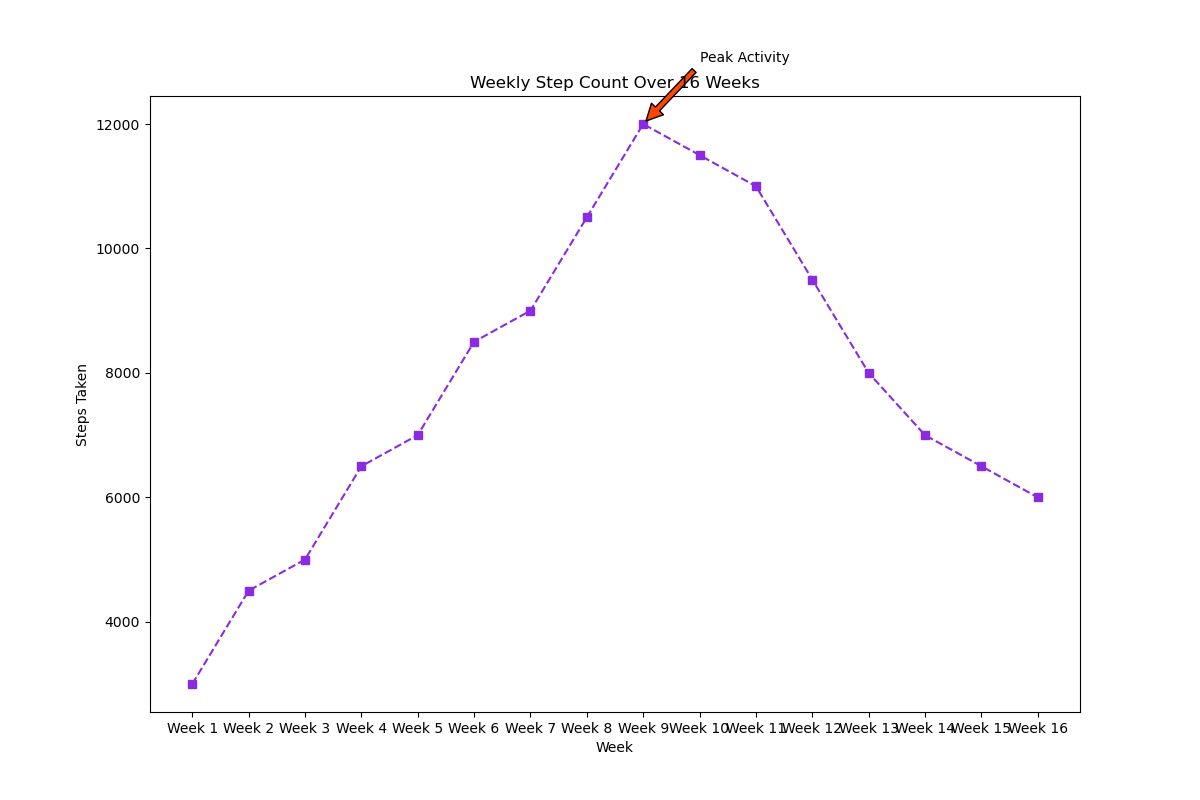

Here is the Python script that generated this plot:

import matplotlib.pyplot as plt

# Data points
weeks = ["Week 1", "Week 2", "Week 3", "Week 4", "Week 5", "Week 6",
         "Week 7", "Week 8", "Week 9", "Week 10", "Week 11", "Week 12",
         "Week 13", "Week 14", "Week 15", "Week 16"]
steps = [3000, 4500, 5000, 6500, 7000, 8500, 9000, 10500, 12000, 11500, 11000, 9500, 8000, 7000, 6500, 6000]

plt.figure(figsize=(12, 8))  # Adjust width and height of the chart
plt.plot(weeks, steps, marker='s', linestyle='--', color='#8A2BE2')  # Specific hex color

# Annotation for the highest step count
plt.annotate('Peak Activity', xy=('Week 9', 12000), xytext=('Week 10', 13000),
             arrowprops=dict(facecolor='#FF4500', shrink=0.05))

# Adding labels and title
plt.xlabel('Week')
plt.ylabel('Steps Taken')
plt.title('Weekly Step Count Over 16 Weeks')

# Showing the plot
plt.show()
